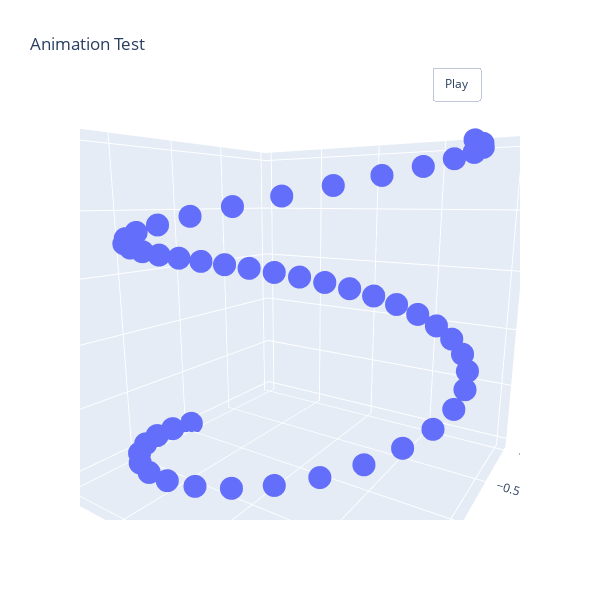

Write notebook code for a chart like this one.
### Code cell
import plotly.graph_objects as go
import plotly
import numpy as np

# Helix equation
t = np.linspace(0, 10, 50)
x, y, z = np.cos(t), np.sin(t), t

fig= go.Figure(go.Scatter3d(x=x, y=y, z=z, mode='markers'))

x_eye = -1.25
y_eye = 2
z_eye = 0.5

fig.update_layout(
         title='Animation Test',
         width=600,
         height=600,
         scene_camera_eye=dict(x=x_eye, y=y_eye, z=z_eye),
         updatemenus=[dict(type='buttons',
                  showactive=False,
                  y=1,
                  x=0.8,
                  xanchor='left',
                  yanchor='bottom',
                  pad=dict(t=45, r=10),
                  buttons=[dict(label='Play',
                                 method='animate',
                                 args=[None, dict(frame=dict(duration=10, redraw=True), 
                                                             transition=dict(duration=0),
                                                             fromcurrent=True,
                                                             mode='immediate'
                                                            )]
                                            )
                                      ]
                              )
                        ]
)


def rotate_z(x, y, z, theta):
    w = x+1j*y
    return np.real(np.exp(1j*theta)*w), np.imag(np.exp(1j*theta)*w), z

frames=[]
for t in np.arange(0, 6.26, 0.005):
    xe, ye, ze = rotate_z(x_eye, y_eye, z_eye, -t)
    frames.append(go.Frame(layout=dict(scene_camera_eye=dict(x=xe, y=ye, z=ze))))
fig.frames=frames

fig

### Figure 1 — Plotly figure (JSON) as saved in the notebook; plotly's stock layout.template omitted (floating-point values rounded to 4 significant figures)
{"data": [{"mode": "markers", "x": [1, 0.9792, 0.9179, 0.8184, 0.6849, 0.523, 0.3394, 0.1417, -0.06182, -0.2628, -0.4529, -0.6242, -0.7696, -0.883, -0.9598, -0.9968, -0.9924, -0.9468, -0.8619, -0.7412, -0.5898, -0.4138, -0.2208, -0.01851, 0.1845, 0.3799, 0.5595, 0.7158, 0.8425, 0.9342, 0.9871, 0.9991, 0.9695, 0.8998, 0.7927, 0.6527, 0.4856, 0.2983, 0.09872, -0.105, -0.3044, -0.4911, -0.6575, -0.7965, -0.9025, -0.9711, -0.9993, -0.9861, -0.9319, -0.8391], "y": [0, 0.2027, 0.3969, 0.5747, 0.7286, 0.8523, 0.9406, 0.9899, 0.9981, 0.9648, 0.8916, 0.7813, 0.6386, 0.4693, 0.2806, 0.08028, -0.1234, -0.322, -0.5072, -0.6713, -0.8076, -0.9103, -0.9753, -0.9998, -0.9828, -0.925, -0.8289, -0.6983, -0.5387, -0.3568, -0.16, 0.04333, 0.2449, 0.4363, 0.6096, 0.7576, 0.8742, 0.9545, 0.9951, 0.9945, 0.9526, 0.8711, 0.7535, 0.6046, 0.4306, 0.2388, 0.03701, -0.1663, -0.3627, -0.544], "z": [0, 0.2041, 0.4082, 0.6122, 0.8163, 1.02, 1.224, 1.429, 1.633, 1.837, 2.041, 2.245, 2.449, 2.653, 2.857, 3.061, 3.265, 3.469, 3.673, 3.878, 4.082, 4.286, 4.49, 4.694, 4.898, 5.102, 5.306, 5.51, 5.714, 5.918, 6.122, 6.327, 6.531, 6.735, 6.939, 7.143, 7.347, 7.551, 7.755, 7.959, 8.163, 8.367, 8.571, 8.776, 8.98, 9.184, 9.388, 9.592, 9.796, 10], "type": "scatter3d"}], "layout": {"scene": {"camera": {"up": {"x": 0, "y": 0, "z": 1}, "center": {"x": 0, "y": 0, "z": 0}, "eye": {"x": -0.7959, "y": 1.197, "z": 0.3047}, "projection": {"type": "perspective"}}, "aspectratio": {"x": 1, "y": 1, "z": 1}, "aspectmode": "auto"}, "title": {"text": "Animation Test"}, "width": 600, "height": 600, "updatemenus": [{"buttons": [{"args": [null, {"frame": {"duration": 10, "redraw": true}, "transition": {"duration": 0}, "fromcurrent": true, "mode": "immediate"}], "label": "Play", "method": "animate"}], "pad": {"r": 10, "t": 45}, "showactive": false, "type": "buttons", "x": 0.8, "xanchor": "left", "y": 1, "yanchor": "bottom", "active": 0}]}}
